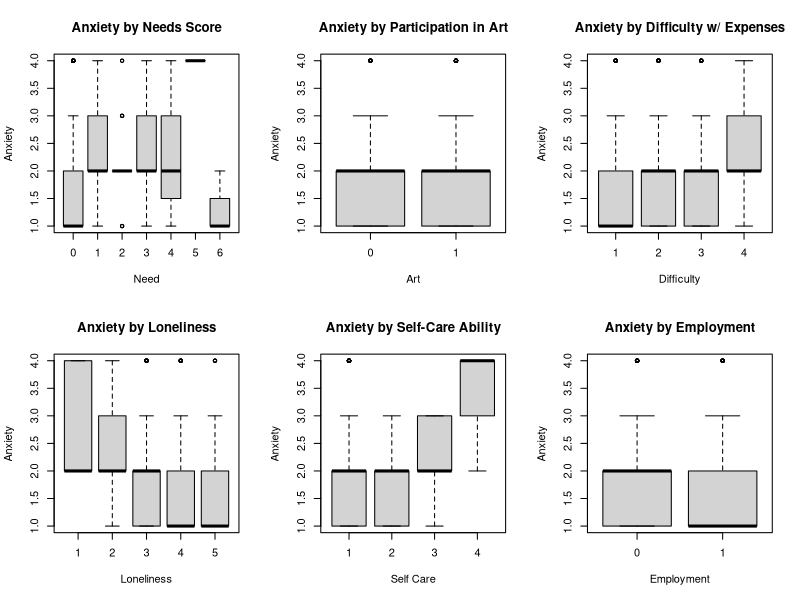
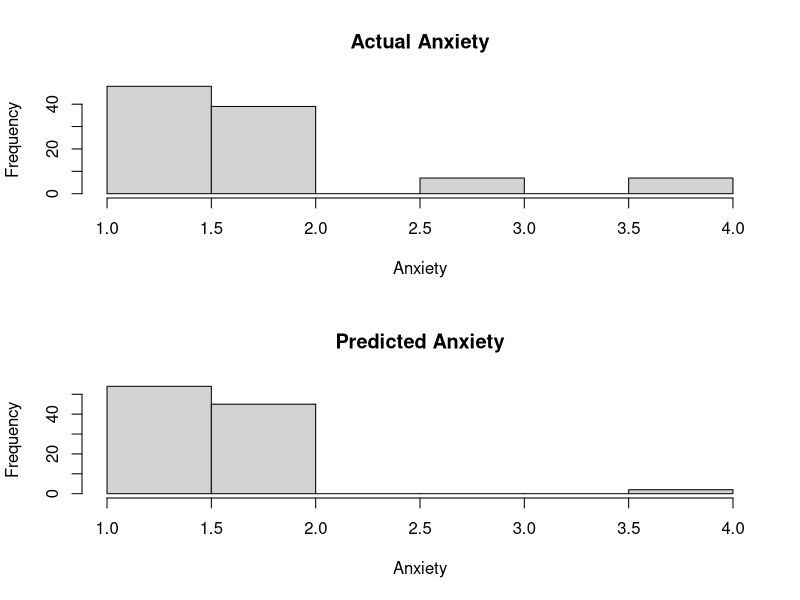

Generate these figures, in order, with R:
# INSTALL AND LOAD PACKAGES

  # NB: IF PACKAGE NOT INSTALLED, UNCOMMENT NEXT BLOCK OF CODE. RECOMMENT TO AVOID 
  # ERROR MESSAGES

  #install.packages("psych")
  #install.packages("caTools") 
  #install.packages("VGAM")
  #install.packages("caret")
  #install.packages('MASS')

  # LOAD
  library(MASS)
  library(caret)
  library(VGAM)
  library(caTools)
  library("psych")

# IMPORTING DATA

  data <- read.csv("HTOPS_HPS_2502_PUF.csv")

# CLEANING DATA AND CREATING SUBSET

  data <- subset(data, ANXIOUS != -99 & (NDX14_FOOD == 1 | NDX14_SHELTER == 1 | 
                                    NDX14_MEDICAL == 1 | NDX14_EMOTIONAL == 1 | 
                                    NDX14_FRESHWATER == 1 | NDX14_ELECTRICITY == 1 
                                    | NDX14_NONE_NEEDED == 1) & CREATEART != -99
                 & EXPNS_DIF != -99 & SOCIAL2_first != -99 & SELFCARE != -99 
                 & ANYWORK != -99) #Cleaning non-responses
  
# EXTRACTING VARIABLES OF INTEREST FROM THE DATA SETS

  #explanatory variables
  needs <- data.frame(data$NDX14_FOOD,data$NDX14_SHELTER,data$NDX14_MEDICAL,
                      data$NDX14_EMOTIONAL,data$NDX14_FRESHWATER,
                      data$NDX14_ELECTRICITY) #table of needs by individual
  
  needs[needs == -99] <- 0 #Fixing binary statistic to better represent data
  needsScore <- rowSums(needs) #Summing all needs into one score
  
  art <- data$CREATEART - 1 # Whether participant practices art; 1 = Yes, 0 = No
  expnsDifclty <- data$EXPNS_DIF # Difficulty paying expenses; Higher score = Harder
  lonely <- data$SOCIAL2_first # Frequency of loneliness; Lower Score = Higher freq.
  selfCare <- data$SELFCARE # Difficulty of self care tasks; Higher = Harder
  employment <- data$ANYWORK - 1 # Working status; 1 = Working, 0 = Not Working
  
  
  #response variable
  anxiety <- data$ANXIOUS #How anxious an individual has felt over the past two weeks
  
  #NEW DATA TABLE - exclusively w/ variables of interest
  
  data <- data.frame(needsScore,art,expnsDifclty,lonely,selfCare,employment,anxiety)
  

# EXPLORATORY DATA ANALYSIS

  #SUMMARIES
  
  print("Anxiety Description")
  print(describe(anxiety))
  cat("\n")
  
  print("Needs Score Description")
  print(describe(needsScore))
  cat("\n")
  
  print("Art Participation Description")
  print(describe(art))
  cat("\n")
  
  print("Difficulty w/ Expenses Description")
  print(describe(employment))
  cat("\n")
  
  print("Needs Score Description")
  print(describe(expnsDifclty))
  cat("\n")
  
  print("Loneliness Description")
  print(describe(lonely))
  cat("\n")
  
  print("Self Care Description")
  print(describe(selfCare))
  cat("\n")
  
  
# BOX PLOTS
    par(mfrow = c(2, 3))
    boxplot(anxiety ~ needsScore,
            main = "Anxiety by Needs Score",
            xlab = "Need",
            ylab = "Anxiety")
    boxplot(anxiety ~ art,
            main = "Anxiety by Participation in Art",
            xlab = "Art",
            ylab = "Anxiety")
    boxplot(anxiety ~ expnsDifclty,
            main = "Anxiety by Difficulty w/ Expenses",
            xlab = "Difficulty",
            ylab = "Anxiety")
    boxplot(anxiety ~ lonely,
            main = "Anxiety by Loneliness",
            xlab = "Loneliness",
            ylab = "Anxiety")
    boxplot(anxiety ~ selfCare,
            main = "Anxiety by Self-Care Ability",
            xlab = "Self Care",
            ylab = "Anxiety")
    boxplot(anxiety ~ employment,
            main = "Anxiety by Employment",
            xlab = "Employment",
            ylab = "Anxiety")
    
    

# ORDINAL LOGISTIC REGRESSION ANALYSIS
  
  # SPLITTING DATA SET
  
  split <- sample.split(data$anxiety, SplitRatio = 0.8)
  
  trainData <- subset(data, split == "TRUE")
  testData <- subset(data, split == "FALSE")


  print("Train Data")
  print(summary(trainData$anxiety))

  
  print("Test Data")
  print(describe(testData))

  # MODEL
  
  #Training
  model <- polr(as.factor(anxiety) ~ needsScore + art + expnsDifclty + 
                  lonely + selfCare + employment,
                data = trainData, Hess = TRUE)
  
  
  #Applying
  predicted_probs <- as.data.frame(predict(model, newdata = testData, type = "probs"))
  predictions <- as.numeric(colnames(predicted_probs)[apply(predicted_probs, 
                                                                  1, which.max)])
  #Print statements
  print("predictions:")
  print(describe(predictions))
  print("actual:")
  print(describe(anxiety))
  
# VERIFICATION
  
  # HISTOGRAMS
  par(mfrow = c(2, 1))
  hist(testData$anxiety,main="Actual Anxiety",
       xlab="Anxiety")
  hist(predictions,main="Predicted Anxiety",
       xlab="Anxiety")

  # CONFUSION MATRIX
  
  #Initializing
  conMat <- data.frame(matrix(0,ncol = 4, nrow = 4))
  colnames(conMat) <- c("1", "2", "3","4")
  
  #Filling
  for (prediction in 1:length(predictions))
  {
    conMat[testData$anxiety[prediction],predictions[prediction]] <- 
        conMat[testData$anxiety[prediction],predictions[prediction]] + 1
  }
    
  # METRICS
  
  #accuracy
  
  accuracy <- (conMat[1,1] + conMat[2,2] + conMat[3,3] + conMat[4,4]) / length(predictions)
  print("ACCURACY:")
  print(accuracy)
  
